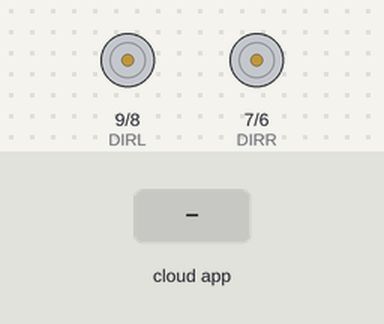
This sketch was run on a simulated Arduino Uno, built with avr-gcc and run on an emulated ATmega328P. On the bench: direction and speed pins drawn as motors (green arrow = direction pin HIGH = forward, orange = LOW = backward, longer = more drive). Inputs (shaded band) come from the test bench. The ROS host is connected and sends only what is stated.

Above: at 2.8 s.
2.9 s: the phone or cloud app sets dist to -100
4.4 s: the phone or cloud app sets dist to 100
At 4.7 s:
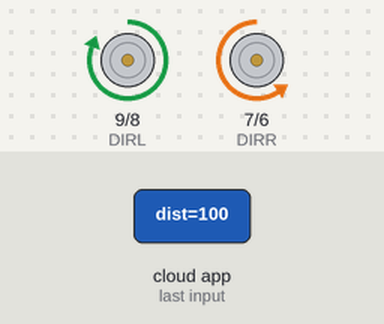
Timing chart, 0 to 7.4 s (numbered marks = the images above; inputs shaded):
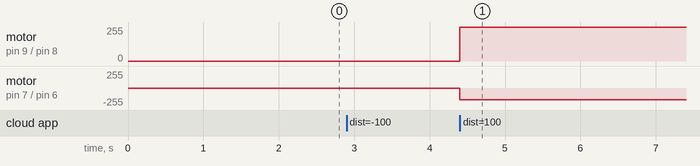

Measured:
- after the input at 4.4 s, motor on pin 9 (DIRL) / pin 8 (PWML): stopped → forward 255/255 at once; motor on pin 7 (DIRR) / pin 6 (PWMR): stopped → backward 175/255 at once

The sketch:

AtoB.ino
```cpp
/*
 * rosserial PubSub Example
 * Prints "hello world!" and toggles led
 */
#include <ArduinoHardware.h>
#include <ros.h>
#include <std_msgs/String.h>
#include <std_msgs/Float32.h>
#include <std_msgs/Float64.h>
#include <std_msgs/Empty.h>

int PWMR = 6;  //right motors
int DIRR = 7;
int PWML = 8;  //left motors
int DIRL = 9;
bool count = true;
ros::NodeHandle  nh;
std_msgs::Float64  msg1;
ros::Publisher pub("check",&msg1);
float distance;
void callback(const std_msgs::Float64 &msg){
     // blink the led
   distance = msg.data;
   //msg1.data = distance;
   pub.publish(&msg1);
   if(distance > 4){
    analogWrite(PWMR,175);   //forward
    digitalWrite(DIRR,LOW);
    analogWrite(PWML,175);
    digitalWrite(DIRL,HIGH);
    msg1.data = 1;
    pub.publish(&msg1);
    }
    else if(distance < 4 && distance > 2){
    analogWrite(PWMR,distance*43.5);   //forward
    digitalWrite(DIRR,LOW);
    analogWrite(PWML,distance*43.5);
    digitalWrite(DIRL,HIGH);
    msg1.data = 2;
    pub.publish(&msg1);
    }
    else {
    analogWrite(PWMR,0);   //forward
    digitalWrite(DIRR,LOW);
    analogWrite(PWML,0);
    digitalWrite(DIRL,HIGH);
    msg1.data = 3;
    pub.publish(&msg1);
  }
}
ros::Subscriber<std_msgs::Float64> sub("dist", callback);


void setup()
{
  pinMode(PWMR,OUTPUT);
  pinMode(DIRR,OUTPUT);
  pinMode(PWML,OUTPUT);
  pinMode(DIRL,OUTPUT);
  nh.getHardware()-> setBaud(57600);
  nh.initNode();
  nh.advertise(pub);
  nh.subscribe(sub);
}

void loop()
{
  if(count == true){
    delay(2000);
    count = false;
  }
  nh.spinOnce();
  /*if(distance > 4){
  analogWrite(PWMR,175);   //forward
  digitalWrite(DIRR,LOW);
  analogWrite(PWML,175);
  digitalWrite(DIRL,HIGH);
  msg1.data = 1;
  //pub.publish(&msg1);
  }
  else if(distance < 4 && distance > 2){
  analogWrite(PWMR,distance*43.5);   //forward
  digitalWrite(DIRR,LOW);
  analogWrite(PWML,distance*43.5);
  digitalWrite(DIRL,HIGH);
  msg1.data = 2;
  //pub.publish(&msg1);
  }
  else {
  analogWrite(PWMR,0);   //forward
  digitalWrite(DIRR,LOW);
  analogWrite(PWML,0);
  digitalWrite(DIRL,HIGH);
  msg1.data = 3;
  //pub.publish(&msg1);
  }*/
}
```
